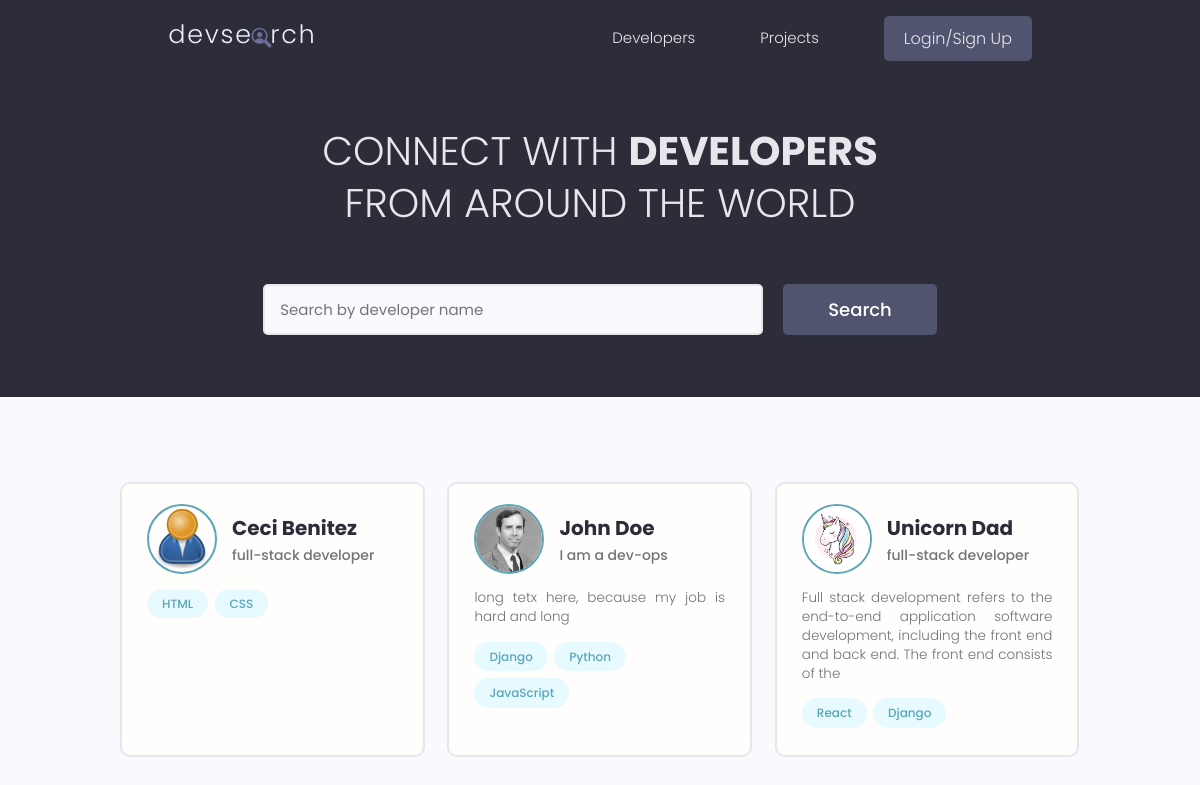
The page / on the database its author committed.
### users/models.py (models this page shows, shortened)
class Profile(models.Model):
    user = models.OneToOneField(User, on_delete=models.CASCADE, null=True, blank=True)
    name = models.CharField(max_length=200, null=True, blank=True)
    email = models.EmailField(max_length=500, null=True, blank=True)
    username = models.CharField(max_length=200, null=True, blank=True)
    location = models.CharField(max_length=200, null=True, blank=True)
    short_intro = models.CharField(max_length=200, null=True, blank=True)
    bio = models.TextField(null=True, blank=True)
    profile_image = models.ImageField(null=True, blank=True, upload_to="profiles/", default="profiles/user-default.png")
    social_github = models.CharField(max_length=200, null=True, blank=True)
    social_twitter = models.CharField(max_length=200, null=True, blank=True)
    social_linkedin = models.CharField(max_length=200, null=True, blank=True)
    social_youtube = models.CharField(max_length=200, null=True, blank=True)
    social_website = models.CharField(max_length=200, null=True, blank=True)
    created = models.DateTimeField(auto_now_add=True)
    id = models.UUIDField(default=uuid.uuid4, unique=True, primary_key=True, editable=False)

class Skill(models.Model):
    owner = models.ForeignKey(Profile, on_delete=models.CASCADE, null=True, blank=True)
    name = models.CharField(max_length=200, null=True, blank=True)
    description = models.TextField(null=True, blank=True)
    created = models.DateTimeField(auto_now_add=True)
    id = models.UUIDField(default=uuid.uuid4, unique=True, primary_key=True, editable=False)
    def __str__(self):
        return str(self.name)

### users/views.py (the view)
# urls.py: path('', views.profiles, name="profiles"),
def profiles(request):
    profiles, search_query = search_profiles(request)
    custom_range, profiles = paginate_profiles(request, profiles, 3)
    context = {"profiles": profiles, "search_query": search_query, "custom_range": custom_range}
    return render(request, "users/profiles.html", context)

### users/utils.py (called while the page is built)
def paginate_profiles(request, profiles, results):
    page = request.GET.get("page")
    paginator = Paginator(profiles, results)
    try:
        profiles = paginator.page(page)
    except PageNotAnInteger:
        page = 1
        profiles = paginator.page(page)
    except EmptyPage:
        page = paginator.num_pages
        profiles = paginator.page(page)
    left_index = (int(page) - 4)
    if left_index < 1:
        left_index = 1
    right_index = (int(page) + 5)
    if right_index > paginator.num_pages:
        right_index = paginator.num_pages + 1
    custom_range = range(left_index, right_index)
    return custom_range, profiles

def search_profiles(request):
    search_query = ""
    if request.GET.get("search_query"):
        search_query = request.GET.get("search_query")
    skills = Skill.objects.filter(name__icontains=search_query)
    profiles = Profile.objects.distinct().filter(
        Q(name__icontains=search_query) |
        Q(short_intro__icontains=search_query) |
        Q(skill__in=skills)
    )
    return profiles, search_query

### users/templates/users/profiles.html (shortened to what this page needs)
{% extends 'main.html' %} {% block content %}
<main class="home">
  <section class="hero-section text-center">
    <div class="container container--narrow">
      <div class="hero-section__box">
        <h2>CONNECT WITH <span>DEVELOPERS</span></h2>
        <h2>FROM AROUND THE WORLD</h2>
      </div>
      <div class="hero-section__search">
        <form id="searchForm" class="form" action="{% url 'profiles' %}" method="get">
          <div class="form__field">
            <input
              class="input input--text"
              id="formInput#search"
              type="text"
              name="search_query"
              placeholder="Search by developer name"
              value="{{search_query}}"
            />
          </div>
          <input class="btn btn--sub btn--lg" type="submit" value="Search" />
        </form>
      </div>
    </div>
  </section>
  <section class="devlist">
    <div class="container">
      <div class="grid grid--three">
        {% for profile in profiles %}
        <div class="column card">
          <div class="dev">
            <a href="{% url 'user-profile' profile.id %}" class="card__body">
              <div class="dev__profile">
                <img
                  class="avatar avatar--md"
                  src="{{ profile.profile_image.url }}"
                  alt="image"
                />
                <div class="dev__meta">
                  <h3>{{ profile.name }}</h3>
                  <h5>{{ profile.short_intro|slice:"60" }}</h5>
                </div>
              </div>
              <p class="dev__info">{{ profile.bio|slice:"150"}}</p>
              <div class="dev__skills">
                {% for skill in profile.skill_set.all|slice:"5" %}
                <span class="tag tag--pill tag--main">
                  <small>{{ skill }}</small>
                </span>
                {% endfor %}
              </div>
            </a>
          </div>
        </div>
        {% endfor %}
      </div>
    </div>
  </section>
</main>
{% endblock content %}

### static/styles/app.css (style rules this page uses)
:root { --color-sub: #2d2d39; }
.btn--sub { background-color: var(--color-sub-light); }
.card { border: 2px solid var(--color-light); }
img { width: 100%; }
.hero-section { height: 40vh; display: flex; align-items: center; background-color: var(--color-sub); }
.hero-section__box { margin-bottom: 4rem; }
.hero-section__box > h2, .hero-section__box > h2 > span { font-size: 4rem; color: var(--color-light); line-height: 1.3; text-transform: uppercase; }
.hero-section__box > h2 { font-weight: 300; }
.hero-section__box > h2 > span { font-weight: 700; }
.hero-section__search > .form { display: flex; align-items: center; justify-content: center; gap: 2rem; }
.hero-section__search > .form input.input--text { width: 50rem; }
.devlist { margin-top: 8rem; }
.devlist .grid { align-items: stretch; }
.devlist .dev .dev__profile { display: flex; align-items: center; gap: 1.5rem; }
.devlist .dev .dev__meta h3 { color: var(--color-sub); font-size: 2rem; font-weight: 700; }
.devlist .dev .dev__meta h5 { color: var(--color-text); font-size: 1.4rem; font-weight: 500; }
.devlist .dev .dev__info { margin: 1.5rem 0; font-size: 1.35rem; line-height: 1.4; text-align: justify; }

### static/uikit/styles/modules/_variables.css (style rules this page uses)
:root { --color-main: #5aa5b9; --color-main-light: #e6faff; --color-sub: #3f4156; --color-sub-light: #51546e; --color-sub-lighter: #ededfd; --color-text: #737373; --color-gray: #8b8b8b; --color-light: #e5e7eb; --color-light-gray: #767676; --color-bg: #f8fafd; --color-white: #fffefd; --color-white-light: #f3f3f3; --color-success: #359e64; --color-success-bg: #def8e8; --color-error: #fc4b0b; --color-error-bg: #fff2ee; --font-base: 'Poppins', arial, helvetica, 'Segoe UI', roboto, ubuntu, sans-serif; --font-monospace: 'Fira Code', 'Courier New', courier, monospace; --font-regular: 300; --font-medium: 500; --font-bold: 700; --generic-shadow: 1px 1px 5px #00000010; --generic-transition: all 0.3s ease-in-out; }

### static/uikit/styles/modules/_base.css (style rules this page uses)
* { margin: 0; padding: 0; box-sizing: border-box; text-rendering: optimizeLegibility; color: inherit; font-size: inherit; }
html { font-size: 50%; }
@media only screen and (min-width: 480px) { html { font-size: 56.25%; } }
@media only screen and (min-width: 1200px) { html { font-size: 62.5%; } }
body { line-height: 1.6; font-weight: 400; font-size: 1.5rem; color: var(--color-text); background-color: var(--color-bg); min-height: 100vh; }

### static/uikit/styles/modules/_typography.css (style rules this page uses)
* { font-family: var(--font-base); }
h2 { font-size: 3.6rem; font-weight: var(--font-bold); }
h3 { font-size: 3.2rem; font-weight: var(--font-medium); }
h5 { font-size: 2.4rem; font-weight: var(--font-medium); }
h5, h6 { font-weight: var(--font-regular); }
p, span, strong { font-size: 1.6rem; color: var(--color-text); font-weight: var(--font-regular); }
a { padding-bottom: 2px; text-decoration: none; display: inline-block; color: var(--color-main); font-weight: var(--font-medium); }

### static/uikit/styles/modules/_utilities.css (style rules this page uses)
.container { width: 92%; max-width: 165rem; margin: 0 auto; box-sizing: border-box; }
.container--narrow { width: 92%; max-width: 120rem; }
@media screen and (min-width: 1000px) { .container { width: 90%; } }
@media screen and (min-width: 1000px) { .container--narrow { width: 85%; } }
@media screen and (min-width: 1200px) { .container { width: 80%; } }
@media screen and (min-width: 1200px) { .container--narrow { width: 72%; } }
.text-center { text-align: center; }

### static/uikit/styles/modules/_avatar.css (style rules this page uses)
.avatar { border-radius: 50%; border: 2px solid var(--color-main); object-fit: cover; }
.avatar--md { height: 7rem; width: 7rem; }

### static/uikit/styles/modules/_button.css (style rules this page uses)
.btn { display: inline-block; position: relative; cursor: pointer; background-color: var(--color-light); font-weight: var(--font-medium); color: var(--color-sub); text-decoration: none; padding: 1rem 2rem; border-radius: 0.5rem; border: none; width: -webkit-fit-content; width: -moz-fit-content; width: fit-content; height: -webkit-fit-content; height: -moz-fit-content; height: fit-content; font-size: 1.6rem; outline-width: 0; outline-color: transparent; -webkit-backface-visibility: hidden; backface-visibility: hidden; transition: all 0.3s ease-in-out; }
.btn--sub { background-color: var(--color-sub); color: var(--color-white); }
.btn--lg { font-size: 1.8rem; padding: 1.2rem 4.5rem; }

### static/uikit/styles/modules/_card.css (style rules this page uses)
.card { border-radius: 1rem; background-color: var(--color-white); border: 1.5px solid var(--color-light); width: auto; height: auto; margin-top: 0.5rem; margin-bottom: 0.5rem; overflow: hidden; }
.card__body, .card__header { padding: 2rem 2.5rem; }

### rows shown on the page
Profile: profile_image (placeholder picture), name "Ceci Benitez", short_intro "full-stack developer"
Skill: name "HTML"
Skill: name "CSS"
Profile: profile_image (picture), name "John Doe", short_intro "I am a dev-ops", bio "long tetx here, because my job is hard and long"
Skill: name "Django"
Skill: name "Python"
Skill: name "JavaScript"
Profile: profile_image (picture), name "Unicorn Dad", short_intro "full-stack developer", bio "Full stack development refers to the end-to-end application software development, including the front end and back end. The front end consists of the"
Skill: name "React"
Skill: name "Django"
